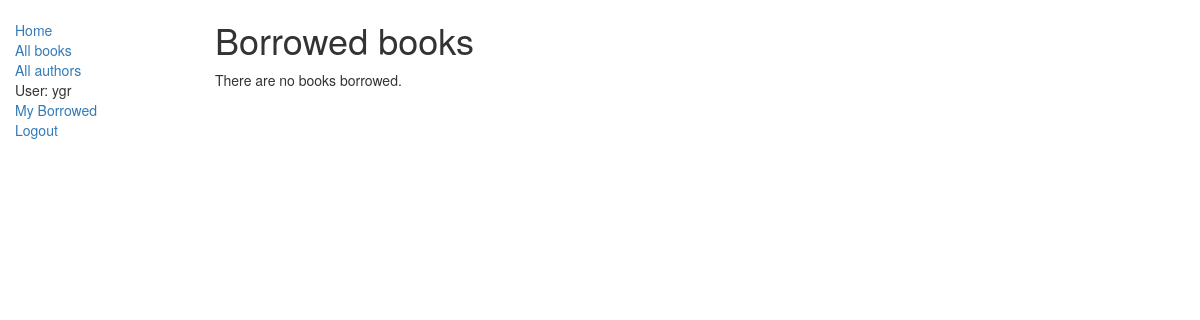
Page /catalog/mybooks/ (signed in) on the earlier database version.
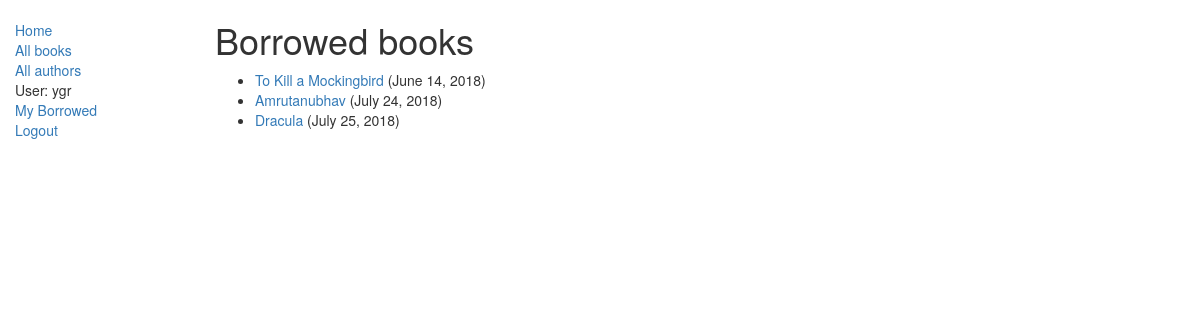
Same page on the later database version.
### catalog/models.py (models this page shows, shortened)
class BookInstance(models.Model):
	id = models.UUIDField(primary_key=True, default=uuid.uuid4, help_text='unique id for book')
	book = models.ForeignKey('Book', on_delete = models.SET_NULL, null=True)
	imprint = models.CharField(max_length=200)
	due_back = models.DateField(null=True, blank=True)
	borrower = models.ForeignKey(User, on_delete=models.SET_NULL, null=True, blank=True)
	LOAN_STATUS = (
		('m', 'Maintenance'),
		('o', 'On loan'),
		('a', 'Available'),
		('r', 'Reserved')
	)
	status = models.CharField(max_length=1, choices=LOAN_STATUS, blank=True, default='m', help_text='Book availability')
	class Meta:
		ordering = ['due_back']
		permissions = (("can_mark_returned", "Set book as returned"),)
	def display_loan_status(self):
		'''
		Displays loan status
		'''
		loan_status = [status[1] for status in self.LOAN_STATUS if status[0] == self.status]
		return f'{ loan_status[0] }'
	@property
	def is_overdue(self):
		if self.due_back and date.today() > self.due_back:
			return True
		return False
	display_loan_status.short_description = 'Loan Status'
	def display_title(self):
		'''
		Display book title
		'''
		return f'{self.book.title}'  # pylint: disable=E1101
	display_title.short_description = 'Title'

class Book(models.Model):
	title = models.CharField(max_length=200)
	author = models.ForeignKey('Author', on_delete=models.SET_NULL, null=True)
	summary = models.TextField(max_length=1000, help_text='Enter brief description of book')
	isbn = models.CharField('ISBN', max_length=13, help_text='13 chars')
	genre = models.ManyToManyField(Genre, help_text='Select a genre for this book')
	language = models.ForeignKey('Language', on_delete=models.SET_NULL, null=True)
	def display_genre(self):
		'''
		Creates a string for the genre
		'''
		return ', '.join([genre.name for genre in self.genre.all()[:2]])  # pylint: disable=E1101
	display_genre.short_description = 'Genre'
	def display_lang(self):
		'''
		Creates a string for the language
		'''
		return self.language
	display_lang.short_description = 'Language'

### catalog/views.py (the view)
# urls.py: path('mybooks/', views.LoanedBooksByUserListView.as_view(), name='my-borrowed'),
class LoanedBooksByUserListView(LoginRequiredMixin, generic.ListView):
	model = BookInstance
	template_name = 'catalog/bookinstance_list_borrowed_user.html'
	paginate_by = 10
	def get_queryset(self):
		return BookInstance.objects.filter(  # pylint: disable=E1101
				borrower = self.request.user
			).filter(
				status__exact = 'o'
			).order_by(
				'due_back'
			)

### catalog/templates/catalog/bookinstance_list_borrowed_user.html
{% extends "base_generic.html" %}
{% block content %}
    <h1>Borrowed books</h1>
    {% if bookinstance_list %}
    <ul>
      {% for bookinst in bookinstance_list %}
      <li class="{% if bookinst.is_overdue %}text-danger{% endif %}">
        <a href="{% url 'book-detail' bookinst.book.pk %}">
			{{bookinst.book.title}}
		</a>
		({{ bookinst.due_back }})
      </li>
      {% endfor %}
	</ul>
    {% else %}
      <p>There are no books borrowed.</p>
    {% endif %}
{% endblock %}

Differences in the rows shown:
now on this page (row edited): BookInstance: book "To Kill a Mockingbird", due_back "June 14, 2018"
now on this page (row edited): BookInstance: book "Amrutanubhav", due_back "July 24, 2018"
now on this page (row edited): BookInstance: book "Dracula", due_back "July 25, 2018"
Other differences:
text no longer shown: "There are no books borrowed."
